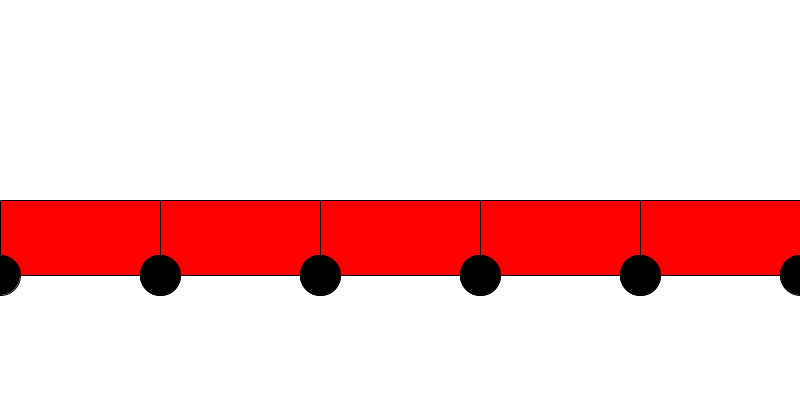
Frame 1 (no input)
Frame 60 (the mouse pressed at the canvas centre just before this capture): identical to frame 1, image omitted
Frame 120 (the mouse held since frame 60 and released just before this capture): identical to frame 1, image omitted

The Processing sketch that drew this single still picture (run headless with seeded random() and noise(); from frame 60 on, the mouse is pressed at the canvas centre):

// Processing sketch: autoForSimpleYFuncCParametros
// ── autoForSimpleYFuncCParametros.pde
//Posicion Carroceria
float posXAuto;
float posYAuto;
//Posicion rueda izquierda

float posXRueda;
float posYRueda;
//Posicion rueda derecha

float posXRuedaD;
float posYRuedaD;
//Tam de la carroceria
int tamXAuto;
int tamYAuto;

//Tam de la rueda
int tamRueda;
int velAuto;

int cantidadDeAutos;
void setup() {
  size(800, 400);

  posXAuto=0;
  posYAuto=height/2;
  tamYAuto=75;
  tamRueda=40;
  velAuto=2;
  cantidadDeAutos=5;
  tamXAuto=width/cantidadDeAutos;
}

void draw() {
  background(255);
  for (int i=0; i<cantidadDeAutos; i++ ) {
    dibujarAuto(posXAuto + tamXAuto * i, posYAuto, tamXAuto, tamYAuto, velAuto);
  }
}

void dibujarAuto(float posX, float posY, int ancho, int alto, int vel) {
  fill(255, 0, 0);
  rect(posX, posY, ancho, alto);
  dibujarRueda(posX, posY+alto);
  dibujarRueda(posX+ancho, posY+alto);
}

void dibujarRueda(float posX, float posY) {
  fill(0);
  circle(posX, posY, 40);
}
